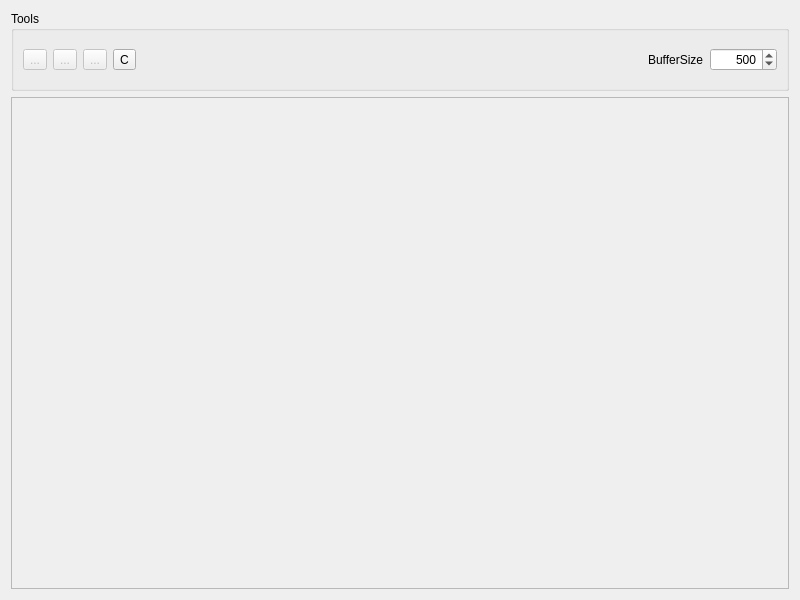
<?xml version="1.0" encoding="UTF-8"?>
<ui version="4.0">
 <class>ScopeView</class>
 <widget class="QWidget" name="ScopeView">
  <property name="geometry">
   <rect>
    <x>0</x>
    <y>0</y>
    <width>800</width>
    <height>600</height>
   </rect>
  </property>
  <property name="sizePolicy">
   <sizepolicy hsizetype="MinimumExpanding" vsizetype="MinimumExpanding">
    <horstretch>0</horstretch>
    <verstretch>0</verstretch>
   </sizepolicy>
  </property>
  <property name="minimumSize">
   <size>
    <width>640</width>
    <height>480</height>
   </size>
  </property>
  <property name="windowTitle">
   <string>Scope</string>
  </property>
  <layout class="QVBoxLayout" name="verticalLayout">
   <item>
    <widget class="QGroupBox" name="m_groupBox">
     <property name="enabled">
      <bool>true</bool>
     </property>
     <property name="minimumSize">
      <size>
       <width>0</width>
       <height>0</height>
      </size>
     </property>
     <property name="maximumSize">
      <size>
       <width>16777215</width>
       <height>80</height>
      </size>
     </property>
     <property name="autoFillBackground">
      <bool>false</bool>
     </property>
     <property name="title">
      <string>Tools</string>
     </property>
     <property name="flat">
      <bool>false</bool>
     </property>
     <property name="checkable">
      <bool>false</bool>
     </property>
     <layout class="QHBoxLayout" name="horizontalLayout_2">
      <item>
       <widget class="QToolButton" name="m_playToolButton">
        <property name="enabled">
         <bool>false</bool>
        </property>
        <property name="text">
         <string>...</string>
        </property>
        <property name="icon">
         <iconset resource="../../NetworkViewer.qrc">
          <normaloff>:/images/playGreen.png</normaloff>:/images/playGreen.png</iconset>
        </property>
       </widget>
      </item>
      <item>
       <widget class="QToolButton" name="m_pauseToolButton">
        <property name="enabled">
         <bool>false</bool>
        </property>
        <property name="text">
         <string>...</string>
        </property>
        <property name="icon">
         <iconset resource="../../NetworkViewer.qrc">
          <normaloff>:/images/pauseGreen.png</normaloff>:/images/pauseGreen.png</iconset>
        </property>
       </widget>
      </item>
      <item>
       <widget class="QToolButton" name="m_saveToolButton">
        <property name="enabled">
         <bool>false</bool>
        </property>
        <property name="text">
         <string>...</string>
        </property>
        <property name="icon">
         <iconset resource="../../NetworkViewer.qrc">
          <normaloff>:/images/Save-Icon.png</normaloff>:/images/Save-Icon.png</iconset>
        </property>
       </widget>
      </item>
      <item>
       <widget class="QToolButton" name="m_clearToolButton">
        <property name="toolTip">
         <string>Clear Scope</string>
        </property>
        <property name="text">
         <string>C</string>
        </property>
        <property name="icon">
         <iconset resource="../../NetworkViewer.qrc">
          <normaloff>:/images/cancel.png</normaloff>:/images/cancel.png</iconset>
        </property>
       </widget>
      </item>
      <item>
       <spacer name="horizontalSpacer">
        <property name="orientation">
         <enum>Qt::Horizontal</enum>
        </property>
        <property name="sizeHint" stdset="0">
         <size>
          <width>40</width>
          <height>20</height>
         </size>
        </property>
       </spacer>
      </item>
      <item>
       <widget class="QLabel" name="label">
        <property name="text">
         <string>BufferSize</string>
        </property>
       </widget>
      </item>
      <item>
       <widget class="QSpinBox" name="m_bufferSizeSpinbox">
        <property name="alignment">
         <set>Qt::AlignRight|Qt::AlignTrailing|Qt::AlignVCenter</set>
        </property>
        <property name="minimum">
         <number>100</number>
        </property>
        <property name="maximum">
         <number>999999999</number>
        </property>
        <property name="singleStep">
         <number>100</number>
        </property>
        <property name="value">
         <number>500</number>
        </property>
       </widget>
      </item>
     </layout>
    </widget>
   </item>
   <item>
    <widget class="QSplitter" name="splitter">
     <property name="orientation">
      <enum>Qt::Horizontal</enum>
     </property>
     <widget class="QFrame" name="m_frame">
      <property name="acceptDrops">
       <bool>true</bool>
      </property>
      <property name="frameShape">
       <enum>QFrame::StyledPanel</enum>
      </property>
      <property name="frameShadow">
       <enum>QFrame::Raised</enum>
      </property>
     </widget>
    </widget>
   </item>
  </layout>
 </widget>
 <resources>
  <include location="../../NetworkViewer.qrc"/>
 </resources>
 <connections/>
</ui>
